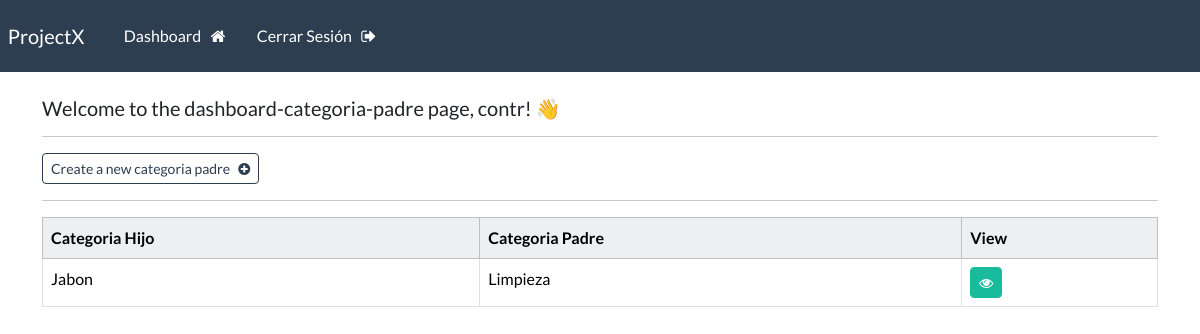
Before: /dashboard-categoriapadre (signed in) with the older database file.
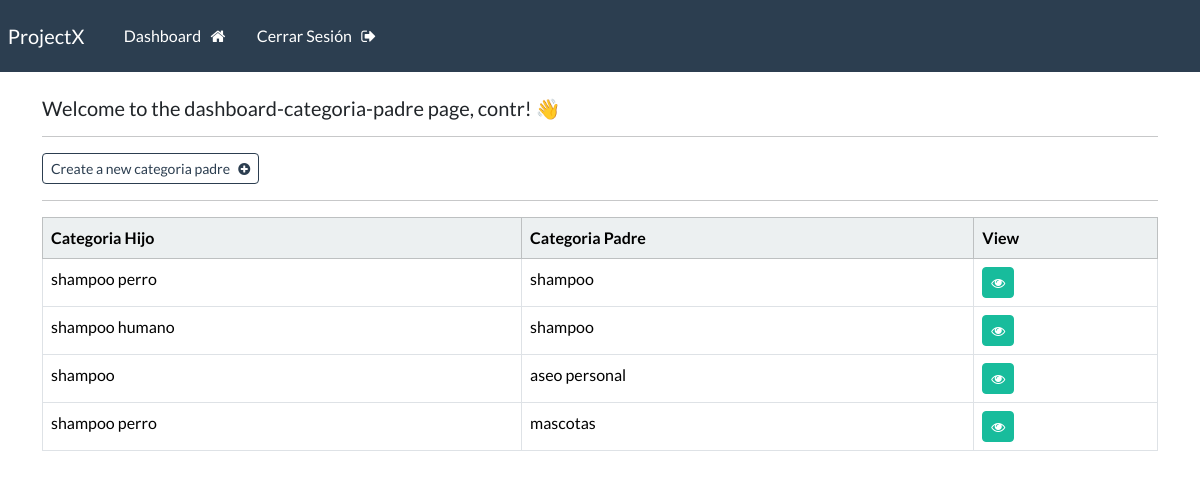
After: the same page with the newer database file.
### webapp/models.py (models this page shows, shortened)
class CategoriaPadre(models.Model):
    id_categoriahijo = models.ForeignKey(Categoria, on_delete=models.CASCADE, related_name='categoria_padre_hijo', db_column='id_categoriahijo', to_field='id')
    id_categoriapadre = models.ForeignKey(Categoria, on_delete=models.CASCADE, related_name='categoria_padre_padre', db_column='id_categoriapadre', to_field='id')

class Categoria(models.Model):
    id = models.AutoField(primary_key=True)
    denominacion = models.CharField(max_length=100)
    descripcion = models.CharField(max_length=100)
    def __str__(self):
        return self.denominacion

### webapp/views.py (the view)
# urls.py: path('dashboard-categoriapadre', views.dashboard_categoriapadre, name="dashboard-categoriapadre"),
@login_required(login_url='my-login')
def dashboard_categoriapadre(request):
    my_categorias_padres = CategoriaPadre.objects.all()
    context = {'categoriaspadres': my_categorias_padres}
    return render(request,'webapp/dashboard-categoriapadre.html', context=context)

### webapp/templates/webapp/dashboard-categoriapadre.html
{% extends 'webapp/base.html' %}
{% block content %}
    <h5> Welcome to the dashboard-categoria-padre page, {{user}}! 👋</h5>
    <hr>
    <a class="btn btn-outline-primary btn-sm" href="{% url 'create-categoriapadre' %}">
        Create a new categoria padre &nbsp; <i class="fa fa-plus-circle" aria-hidden="true"></i>
    </a>
    <hr>
    <table class="table table table-hover table-bordered">
        <thead class="table-light">
            <tr>
                <th scope="col"> Categoria Hijo </th>
                <th scope="col"> Categoria Padre </th>
                <th scope="col"> View </th>
            </tr>
        </thead>
        <tbody>
        {% if categoriaspadres %}
            {% for categoriapadre in categoriaspadres %}
            <tr>
                <td> {{categoriapadre.id_categoriahijo}}</td>
                <td> {{categoriapadre.id_categoriapadre}}</td>
                <td> <a class="btn btn-success btn-sm" href="{% url 'categoriapadre' categoriapadre.id %}"> <i class="fa fa-eye" aria-hidden="true"></i> </a></td>
            </tr>
            {% endfor %}
        {% endif %}
        </tbody>
    </table>
{% endblock %}

Changed rows visible on the page:
removed CategoriaPadre: id_categoriahijo "Jabon", id_categoriapadre "Limpieza"
added CategoriaPadre: id_categoriahijo "shampoo perro", id_categoriapadre "shampoo"
added CategoriaPadre: id_categoriahijo "shampoo humano", id_categoriapadre "shampoo"
added CategoriaPadre: id_categoriahijo "shampoo", id_categoriapadre "aseo personal"
added CategoriaPadre: id_categoriahijo "shampoo perro", id_categoriapadre "mascotas"
